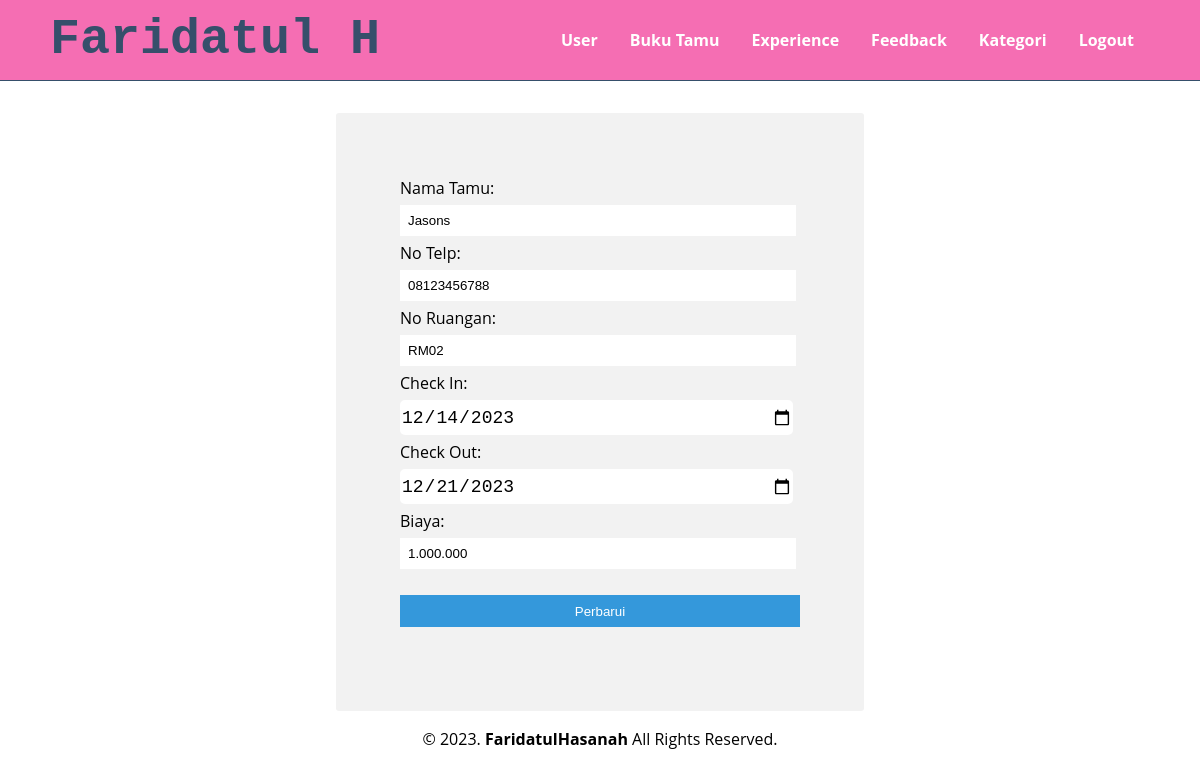
Page /buku-tamu/update.php?id=1 (signed in) on the committed database.
### tables this page shows
CREATE TABLE `buku_tamu` (
  `id` int NOT NULL,
  `nama_tamu` text NOT NULL,
  `no_ruangan` text NOT NULL,
  `no_telp` text NOT NULL,
  `tgl_check_in` text NOT NULL,
  `tgl_check_out` text NOT NULL,
  `biaya` text NOT NULL
);

### buku-tamu/update.php (the view, shortened to what this page needs)
<?php
    include '../koneksi.php';
    $id = $_GET['id'];
    $query = mysqli_query($koneksi, "SELECT * FROM buku_tamu WHERE id='$id'");
    $data = mysqli_fetch_assoc($query);
?>
<!DOCTYPE html>
<html lang="en">
<head>
    <link rel="stylesheet" href="../style.css">
</head>
<body>
    <nav>
        <div class="wrapper">
            <div class="logo"><a href='../dashboard/'>Faridatul H</a></div>
            <div class="menu">
                <ul>
                    <li><a href="../user/">User</a></li>
                    <li><a href="../buku-tamu/">Buku Tamu</a></li>
                    <li><a href="../experience/">Experience</a></li>
                    <li><a href="../feedback/">Feedback</a></li>
                    <li><a href="../kategori/">Kategori</a></li>
                    <li><a href="../logout.php">Logout</a></li>
                </ul>
            </div>
        </div>
    </nav>
    <div class="form">
		<form method="POST">
			<div>
				<label>Nama Tamu:</label>
				<input type="text" name="nama_tamu" id="nama_tamu" value="<?php echo $data['nama_tamu']; ?>" required />
			</div>
			<div>
				<label>No Telp:</label>
				<input type="text" name="no_telp" id="no_telp" value="<?php echo $data['no_telp']; ?>" required />
			</div>
			<div>
				<label>No Ruangan:</label>
				<input type="text" name="no_ruangan" id="no_ruangan" value="<?php echo $data['no_ruangan']; ?>" required />
			</div>
			<div>
				<label>Check In:</label>
				<input type="date" name="tgl_check_in" id="tgl_check_in" value="<?php echo $data['tgl_check_in']; ?>" required />
			</div>
			<div>
				<label>Check Out:</label>
				<input type="date" name="tgl_check_out" id="tgl_check_out" value="<?php echo $data['tgl_check_out']; ?>" required />
			</div>
			<div>
				<label>Biaya:</label>
				<input type="text" name="biaya" id="biaya" value="<?php echo $data['biaya']; ?>" required />
			</div>
			<div>
				<input type="submit" value="Perbarui" name="btn_update" class="tombol">
			</div>
		</form>
	</div>
    <div id="copyright">
        <div class="wrapper">
            &copy; 2023. <b>FaridatulHasanah</b> All Rights Reserved.
        </div>
    </div>
</body>
</html>

### style.css (style rules this page uses)
* { text-decoration: none; }
body { margin: 0px; padding: 0px; font-family: 'Open Sans',sans-serif; }
.wrapper { width: 1100px; margin: auto; position: relative; }
.logo a { font-size: 50px; font-weight: 800; float: left; font-family: courier; color: #364f6b; }
.menu { float: right; }
nav { width: 100%; margin: auto; display: flex; line-height: 80px; position: sticky; position: -webkit-sticky; top: 0; background: #F56EB3; z-index: 1; border-bottom:1px solid #364f6b; }
nav ul { list-style-type: none; margin: 0; padding: 0; overflow: hidden; }
nav ul li { float: left; }
nav ul li a { color: white; font-weight: bold; text-align: center; padding: 0px 16px 0px 16px; text-decoration: none; }
#copyright { text-align: center; width: 100%; padding: 50px 0px 50px 0px; position: fixed; bottom: 0; margin-top: 50px; }
.form { padding: 4em; margin: 2em auto; width: 25em; background: #f2f2f2; border-radius: 3px; }
.tombol { background: #3498db; color: #fff; border: 0; padding: 5px 8px; margin: 20px 0px; width: 100%; height: 4vh; }
input[type="text"], input[type="password"], textarea { padding: 8px; width: 95%; background: #fff; border: 0; font-size: 10pt; margin: 6px 0px; }
input[type="date"], textarea { background-color: #fff; font-family: "Roboto Mono",monospace; color: #000; font-size: 18px; border: none; outline: none; border-radius: 5px; height: 35px; margin: 6px 0; width: 98%; }

### rows in the picture
buku_tamu: nama_tamu "Jasons", no_telp "08123456788", no_ruangan "RM02", tgl_check_in "12/14/2023", tgl_check_out "12/21/2023", biaya "1.000.000"
